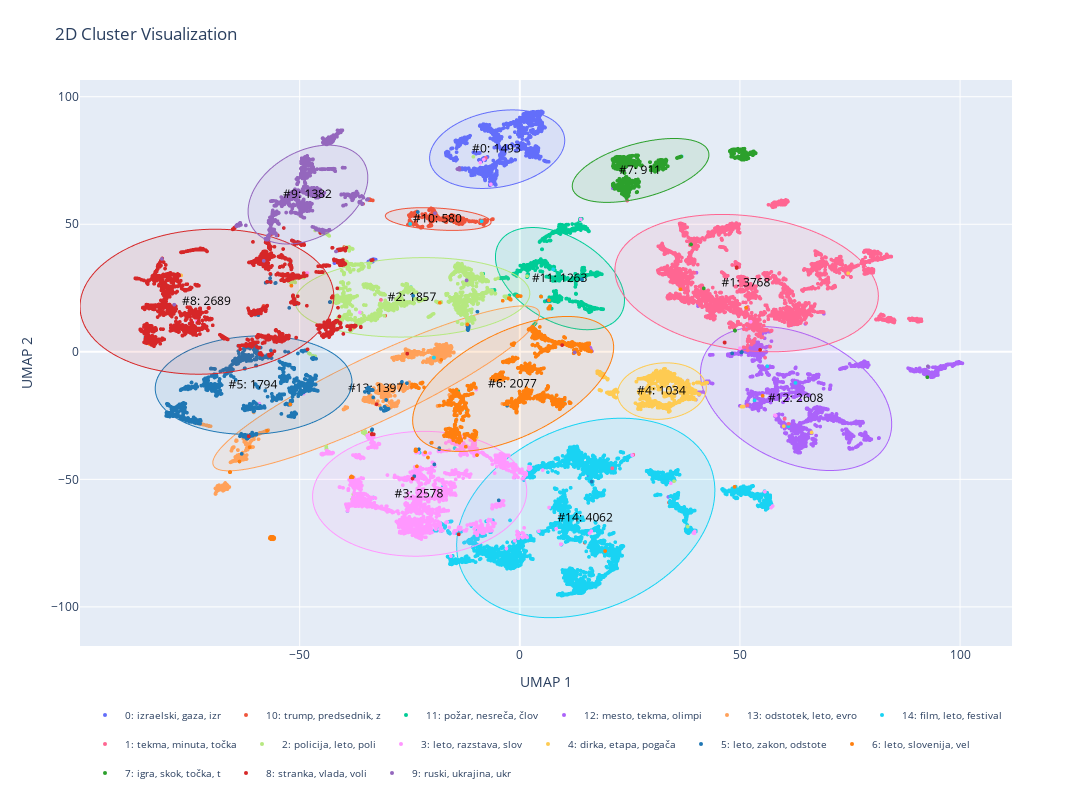

Notebook code cell kept with this figure:
### Code cell
import os
os.environ["TOKENIZERS_PARALLELISM"] = "false"

# categories = [
#     article['url_topics'][0] if len(article['url_topics']) >= 1 else "no-topic"
#     for article in articles
# ]
# categories = [
#     "/".join(article['url_topics']) if article['url_topics'] else "no-topic"
#     for article in articles
# ]

from plotly.subplots import make_subplots

fig = make_subplots(rows=1, cols=2, subplot_titles=("Clusters", "Categories"))

# 1. Extract keywords per cluster
keywords_per_cluster = extract_cluster_keywords(tokenized_texts, sbert_clusters)

# 2. Summarize them
cluster_name_map = {
    cluster_id: keywords_to_sentence(keywords)  # or keywords_to_summary()
    for cluster_id, keywords in keywords_per_cluster.items()
}

# Left: Clusters
draw_single_plot(#umap_embeddings=sbert_umap,
            umap_embeddings=tsne_2d,
            clusters=sbert_clusters,
            titles=None,
            rename_map=cluster_name_map,#cluster_name_map,
            show_group_outlines=True,
            outline_opacity=0.01)
